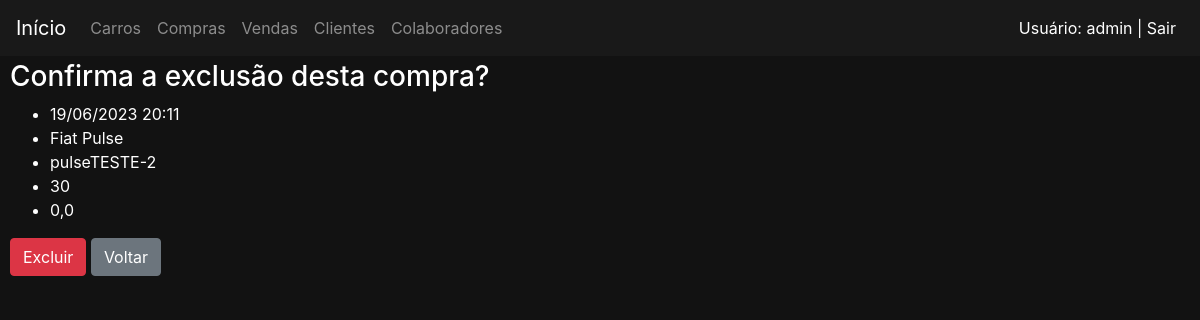
Page /compras/32/excluir (signed in) on the committed database.
### compras/models.py (models this page shows, shortened)
class Compra(models.Model):
    class Meta:
        permissions = (
            ('permissao_gerente', 'permissao gerente'),
            ('permissao_supervisor', 'permissao supervisor'),
            ('permissao_vendedor', 'permissao vendedor'),
            ('permissao_funcionario', 'permissao todos funcionarios'),
        )
    dataHora = models.DateTimeField()
    versao = models.ForeignKey(Versao, on_delete=models.DO_NOTHING)
    quantidade = models.IntegerField()
    valorTotal = models.FloatField()

### carros/models.py (models this page shows, shortened)
class Versao(models.Model):
    carro = models.ForeignKey(Carro, on_delete=models.DO_NOTHING)
    nome = models.CharField(max_length=50, unique=True)
    motor = models.ForeignKey(Motor, on_delete=models.DO_NOTHING)
    combustivel = models.ForeignKey(Combustivel, on_delete=models.DO_NOTHING)
    direcao = models.ForeignKey(Direcao, on_delete=models.DO_NOTHING)
    seguranca = models.ManyToManyField(Seguranca, related_name="versao_seguranca", blank=True)
    acessorio = models.ManyToManyField(Acessorio, related_name="versao_acessorio", blank=True)
    imagem = models.ImageField(upload_to='carros', blank=True, null=True)
    ano = models.IntegerField(default='2023')
    modelo = models.IntegerField(default='2023')
    estoque = models.IntegerField(default=0)
    slugVersao = models.SlugField(unique=True, null=True, blank=True)
    class Meta:
        permissions = (
            ('permissao_gerente', 'permissao gerente'),
            ('permissao_supervisor', 'permissao supervisor'),
            ('permissao_vendedor2', 'permissao vendedor'),
            ('permissao_funcionario', 'permissao todos funcionarios'),
        )
    def __str__(self):
        return self.nome
    class Meta:
        verbose_name_plural = 'Versoes'

class Carro(models.Model):
    nome = models.CharField(max_length=30, unique=True)
    slugCarro = models.SlugField(unique=True, null=True, blank=True)
    def __str__(self) -> str:
        return self.nome
    class Meta:
        permissions = (
            ('permissao_gerente', 'permissao gerente'),
            ('permissao_supervisor', 'permissao supervisor'),
            ('permissao_vendedor', 'permissao vendedor'),
            ('permissao_funcionario', 'permissao todos funcionarios'),
        )

### compras/views.py (the view, shortened to what this page needs)
# urls.py: path('<int:pk>/excluir', views.CompraExcluirLogica.as_view(), name='excluir'),
class CompraExcluirLogica(RedirectPermissionRequiredMixin, DeleteView):
    model = Compra
    template_name = 'compras/compraExcluir.html'
    permission_required = 'clientes.permissao_gerente'
    success_url = reverse_lazy('compras:listar')

### compras/templates/compras/compraExcluir.html
{% extends 'base.html' %}
{% block 'body' %}
    <h3>Confirma a exclusão desta compra?</h3>
    <ul>
        <li>{{object.dataHora|date:"d/m/Y H:i"}}</li>
        <li>{{object.versao.carro}}</li>
        <li>{{object.versao}}</li>
        <li>{{object.quantidade}}</li>
        <li>{{object.valorTotal}}</li>
    </ul>
    <form action="" method="POST"> {% csrf_token %}
        <input type="submit" class="btn btn-danger" value="Excluir">
        <a href="javascript:history.back()" class="btn btn-secondary">Voltar</a>
    </form>
{% endblock %}

### templates/base.html (shortened to what this page needs)
{% load static %}
<!doctype html>
<html lang="pt-BR">
  <head>
    <link rel="stylesheet" href="https://cdn.jsdelivr.net/npm/bootstrap@4.6.2/dist/css/bootstrap.min.css">
    <link rel="stylesheet" href=" {% static 'css/css.css' %}">
  </head>
  <body class="fundo">
    <nav class="navbar navbar-expand-lg navbar-dark bg-nav">
      <a class="navbar-brand" href="/">Início</a>
      <div class="collapse navbar-collapse" id="navbarNav">
        <ul class="navbar-nav">
          <li class="nav-item">
            <a class="nav-link" href="{% url 'carros:listar' %}">Carros</a>
          </li>
          <li class="nav-item">
            <a class="nav-link" href=" {% url 'compras:listar' %}">Compras<span class="sr-only">(current)</span></a>
          </li>
          <li class="nav-item">
            <a class="nav-link" href=" {% url 'vendas:listar' %}">Vendas <span class="sr-only">(current)</span></a>
          </li>
          <li class="nav-item">
            <a class="nav-link" href="{% url 'clientes:listar' %}">Clientes</span></a>
          </li>
          <li class="nav-item">
            <a class="nav-link" href="{% url 'colaboradores:listar' %}">Colaboradores</a>
          </li>
        </ul>
        <ul class="navbar-nav ml-auto">
          <li class="nav-item">
            {% if user.is_authenticated %}
              <a class="nav-link" href="{% url 'logout' %}" style="color:white">Usuário: {{ user.get_username }} | Sair</a>
            {% else %}
              <a class="nav-link" href="{% url 'login' %}" style="color:white">Entrar</a>
            {% endif %}
          </li>
        </ul>
      </div>
    </nav>
    {% block 'body' %}{% endblock %}
  </body>
</html>

### templates/static/css/css.css (style rules this page uses)
.fundo { background-color: #121212; color: white; }
.bg-nav { position: fixed; left:0; top: 0; width: 100%; z-index: 9999; background-color: #191919; margin-bottom: 5px; margin-block-end: 10px; }
body { margin-top: 30px; padding-top: 30px; margin-left: 10px; }
a { color:white; }
.navbar-nav.ml-auto { margin-right: 0; }

### rows in the picture
Compra: dataHora "19/06/2023 20:11", versao.carro "Fiat Pulse", versao "pulseTESTE-2", quantidade "30", valorTotal "0,0"

### other values in the picture
{{ user.get_username }} "admin"
